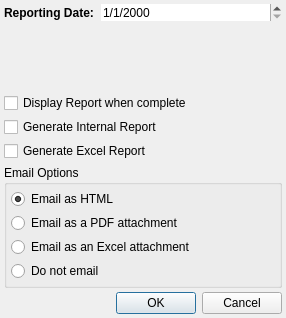
<?xml version="1.0" encoding="UTF-8"?>
<ui version="4.0">
 <class>NotesArchiveOptions</class>
 <widget class="QDialog" name="NotesArchiveOptions">
  <property name="geometry">
   <rect>
    <x>0</x>
    <y>0</y>
    <width>286</width>
    <height>318</height>
   </rect>
  </property>
  <property name="windowTitle">
   <string>Archive Notes</string>
  </property>
  <layout class="QVBoxLayout" name="verticalLayout_2">
   <property name="spacing">
    <number>4</number>
   </property>
   <property name="leftMargin">
    <number>4</number>
   </property>
   <property name="topMargin">
    <number>4</number>
   </property>
   <property name="rightMargin">
    <number>4</number>
   </property>
   <property name="bottomMargin">
    <number>4</number>
   </property>
   <item>
    <layout class="QFormLayout" name="formLayout_2">
     <property name="sizeConstraint">
      <enum>QLayout::SetNoConstraint</enum>
     </property>
     <property name="fieldGrowthPolicy">
      <enum>QFormLayout::ExpandingFieldsGrow</enum>
     </property>
     <property name="horizontalSpacing">
      <number>0</number>
     </property>
     <property name="verticalSpacing">
      <number>0</number>
     </property>
     <item row="0" column="1">
      <widget class="QDateEdit" name="m_datePickerRptDateNotes">
       <property name="sizePolicy">
        <sizepolicy hsizetype="Expanding" vsizetype="Fixed">
         <horstretch>0</horstretch>
         <verstretch>0</verstretch>
        </sizepolicy>
       </property>
       <property name="frame">
        <bool>false</bool>
       </property>
       <property name="displayFormat">
        <string>M/d/yyyy</string>
       </property>
       <property name="calendarPopup">
        <bool>false</bool>
       </property>
      </widget>
     </item>
     <item row="0" column="0">
      <widget class="QLabel" name="m_staticTextRptDateNotes">
       <property name="font">
        <font>
         <bold>true</bold>
        </font>
       </property>
       <property name="text">
        <string>Reporting Date:  </string>
       </property>
      </widget>
     </item>
    </layout>
   </item>
   <item>
    <widget class="QCheckBox" name="m_checkBoxDisplayNotes">
     <property name="text">
      <string>Display Report when complete</string>
     </property>
    </widget>
   </item>
   <item>
    <widget class="QCheckBox" name="m_checkBoxInternalRptNotes">
     <property name="text">
      <string>Generate Internal Report</string>
     </property>
    </widget>
   </item>
   <item>
    <widget class="QCheckBox" name="m_checkBoxExcelRptNotes">
     <property name="text">
      <string>Generate Excel Report</string>
     </property>
    </widget>
   </item>
   <item>
    <widget class="QGroupBox" name="groupBox">
     <property name="title">
      <string>Email Options</string>
     </property>
     <layout class="QVBoxLayout" name="verticalLayout">
      <property name="spacing">
       <number>4</number>
      </property>
      <property name="leftMargin">
       <number>4</number>
      </property>
      <property name="topMargin">
       <number>4</number>
      </property>
      <property name="rightMargin">
       <number>4</number>
      </property>
      <property name="bottomMargin">
       <number>4</number>
      </property>
      <item>
       <widget class="QRadioButton" name="m_radioBoxEmailAsHTML">
        <property name="text">
         <string>Email as HTML</string>
        </property>
        <property name="checked">
         <bool>true</bool>
        </property>
       </widget>
      </item>
      <item>
       <widget class="QRadioButton" name="m_radioBoxEmailAsPDF">
        <property name="text">
         <string>Email as a PDF attachment</string>
        </property>
       </widget>
      </item>
      <item>
       <widget class="QRadioButton" name="m_radioBoxEmailAsExcel">
        <property name="text">
         <string>Email as an Excel attachment</string>
        </property>
       </widget>
      </item>
      <item>
       <widget class="QRadioButton" name="m_radioBoxDoNotEmail">
        <property name="text">
         <string>Do not email</string>
        </property>
       </widget>
      </item>
     </layout>
    </widget>
   </item>
   <item>
    <widget class="QDialogButtonBox" name="buttonBox">
     <property name="orientation">
      <enum>Qt::Horizontal</enum>
     </property>
     <property name="standardButtons">
      <set>QDialogButtonBox::Cancel|QDialogButtonBox::Ok</set>
     </property>
    </widget>
   </item>
  </layout>
 </widget>
 <resources/>
 <connections>
  <connection>
   <sender>buttonBox</sender>
   <signal>accepted()</signal>
   <receiver>NotesArchiveOptions</receiver>
   <slot>accept()</slot>
   <hints>
    <hint type="sourcelabel">
     <x>248</x>
     <y>254</y>
    </hint>
    <hint type="destinationlabel">
     <x>157</x>
     <y>274</y>
    </hint>
   </hints>
  </connection>
  <connection>
   <sender>buttonBox</sender>
   <signal>rejected()</signal>
   <receiver>NotesArchiveOptions</receiver>
   <slot>reject()</slot>
   <hints>
    <hint type="sourcelabel">
     <x>316</x>
     <y>260</y>
    </hint>
    <hint type="destinationlabel">
     <x>286</x>
     <y>274</y>
    </hint>
   </hints>
  </connection>
 </connections>
</ui>
